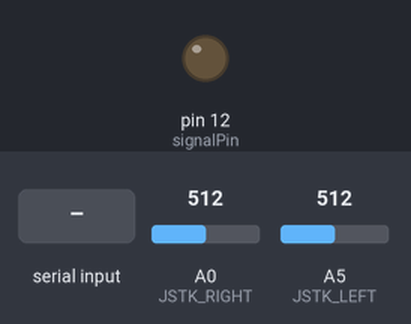
This sketch was run on a simulated Arduino Uno, built with avr-gcc and run on an emulated ATmega328P. Shown: output pins drawn as LEDs (lit = HIGH). Inputs (shaded band) come from the test bench; at power-on: A0 (JSTK_RIGHT) = 512, A5 (JSTK_LEFT) = 512. Pins used as bus, display or sensor lines are not drawn; what the sketch prints to the serial monitor is not drawn.

Above: at 1.2 s.
1.3 s: "1" received over Serial
At 1.34 s:
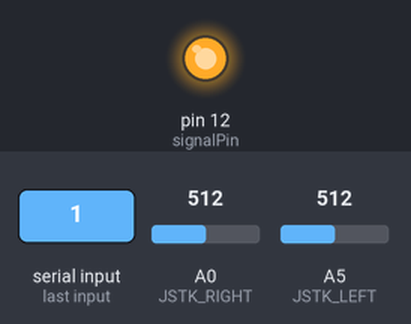
2.9 s: A0 (JSTK_RIGHT) set to 716
4.5 s: A5 (JSTK_LEFT) set to 716
6.0 s: A0 (JSTK_RIGHT) set to 900
7.5 s: A5 (JSTK_LEFT) set to 900
Timing chart, 0 to 10.0 s (numbered marks = the images above; inputs shaded):
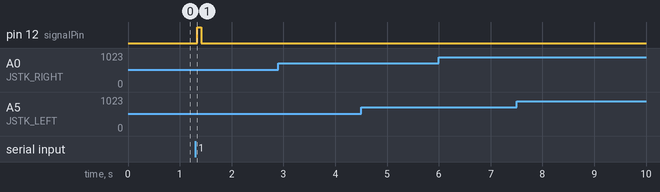

The sketch:

SEND_bytes_FB.ino
```cpp
/*
PROTEI_010
 RC-->Xbee-->xbee-->arduino-->motor
 written by gabriella levine
 2012
 */

// These constants won't change.  They're used to give names
// to the pins used:
const int powerPin = 13;
const int signalPin = 12;

const int JSTK_RIGHT = A0;  // Analog input pin that the potentiometer is attached to
const int JSTK_LEFT= A5; // Analog output pin that the LED is attached to

int sensorValueRIGHT = 0;        // value read from the pot
int sensorValueLEFT = 0;        // value read from the pot

int currentMillis = 0;
int previousMillis = 0;

int signalState = 0;

long interval = 200;
void setup() {
  // initialize serial communications at 9600 bps:
  Serial.begin(9600);
  pinMode(powerPin, OUTPUT);
  pinMode(JSTK_RIGHT, INPUT);
  pinMode(JSTK_LEFT, INPUT);
  pinMode(signalPin, OUTPUT);
}

void loop() {

  if(Serial.available()>0){
    if(Serial.read()=='1'){
      digitalWrite(signalPin, HIGH);
      signalState = 1;
    }
    signalState = 0;
  }
  else if(signalState ==0){
    unsigned long currentMillis = millis();
    if(currentMillis - previousMillis>interval){
      previousMillis=currentMillis;
      digitalWrite(signalPin, LOW);
    }
  }


  digitalWrite(powerPin, HIGH);
  // read the analog in value and map it, 866 to 108
  sensorValueRIGHT = map(analogRead(JSTK_RIGHT),200,860,0,255);
   sensorValueRIGHT= constrain(sensorValueRIGHT,0,255);

  Serial.print('R');
  delay(10);
  // Serial.write(outputValue9);
  Serial.write(sensorValueRIGHT);
  //Serial.write(250);
  delay(10);
  //delay(20);
  sensorValueLEFT = map(analogRead(JSTK_LEFT),200,860,0,255);
   sensorValueLEFT = constrain(sensorValueLEFT, 0,255);

  Serial.print('L');
  delay(10);
  Serial.write(sensorValueLEFT);
  delay(10);
  Serial.flush();
}
```

Measured:
- after the input at 1.3 s, pin 12 (signalPin): LOW → HIGH at once, → LOW 0.08 s later
- after the input at 2.9 s, every drawn part: stays the same
- after the input at 4.5 s, every drawn part: stays the same
- after the input at 6.0 s, every drawn part: stays the same
- after the input at 7.5 s, every drawn part: stays the same
